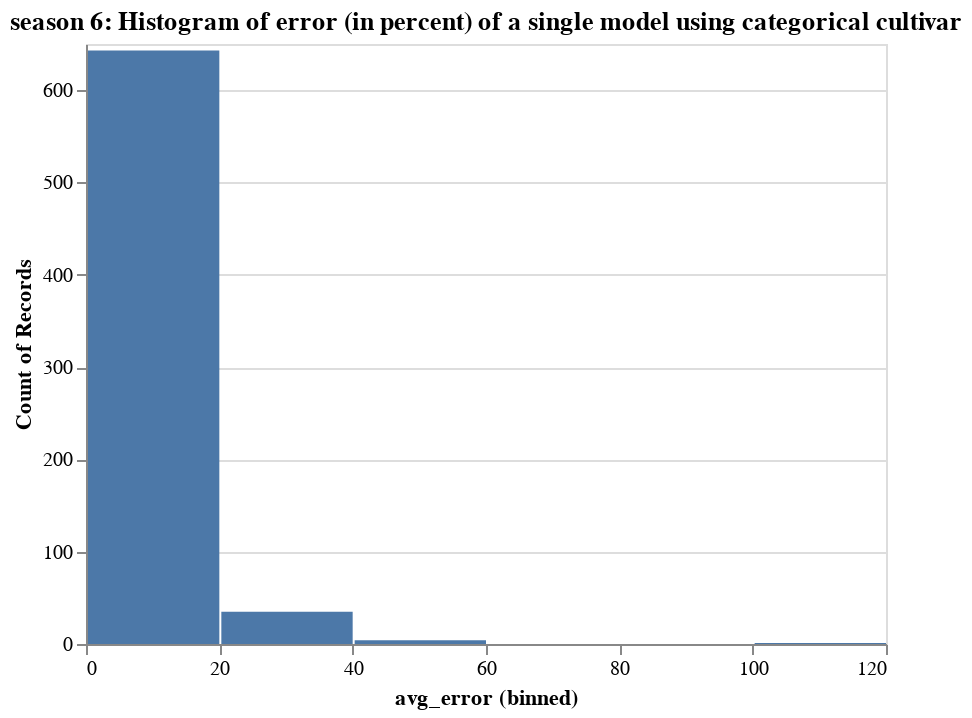

The notebook cell this image was saved under:
### Code cell
alt.Chart(plotdf,title="season 6: Histogram of error (in percent) of a single model using categorical cultivar").mark_bar().encode(
    alt.X("avg_error:Q", bin=True),
    y='count()',
)

### Figure 1 — Vega-Lite specification as saved in the notebook (floating-point values rounded to 4 significant figures; data arrays with more than 128 entries replaced by an {"elided": "..."} marker saying what was removed)
{"config": {"view": {"continuousWidth": 400, "continuousHeight": 300}}, "data": {"name": "data-1877fc5d6acb72a781d561898f1a7404"}, "mark": "bar", "encoding": {"x": {"type": "quantitative", "bin": true, "field": "avg_error"}, "y": {"type": "quantitative", "aggregate": "count"}}, "title": "season 6: Histogram of error (in percent) of a single model using categorical cultivar", "$schema": "https://vega.github.io/schema/vega-lite/v4.0.0.json", "datasets": {"data-1877fc5d6acb72a781d561898f1a7404": {"elided": "683 records"}}}
